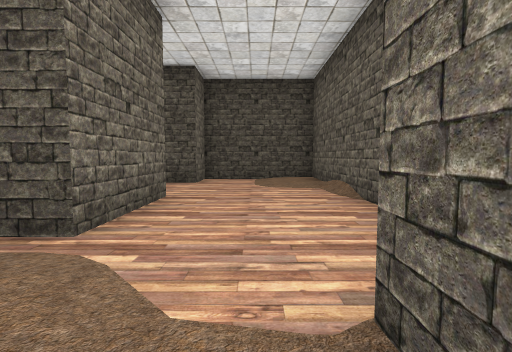
[1] (above)

24 first-person views from a walk through a Unity game level. The camera is 1.2 m above the floor, tilts 4° down and sees 85° across. The floor is counted in squares, 2 m on a side. Each view is taken from the middle of a square. On the plan, view 1 faces up. The plan holds only what a view shows up to about 9 squares ahead; the rest is blank. The player is left out. Some animated figures are left out.

[2]
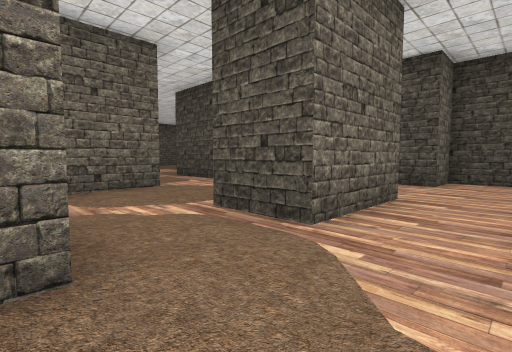

[3]
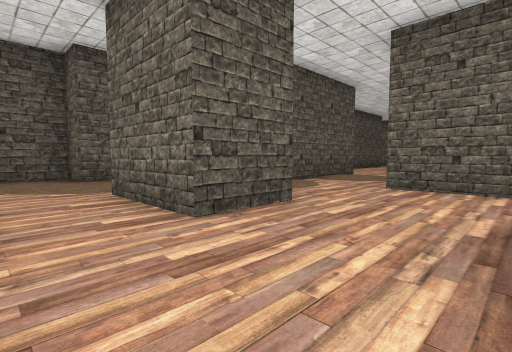

[4]
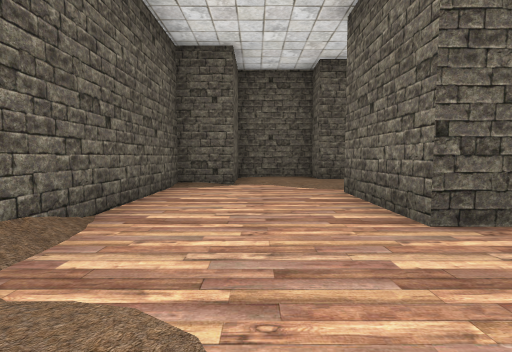

[5]
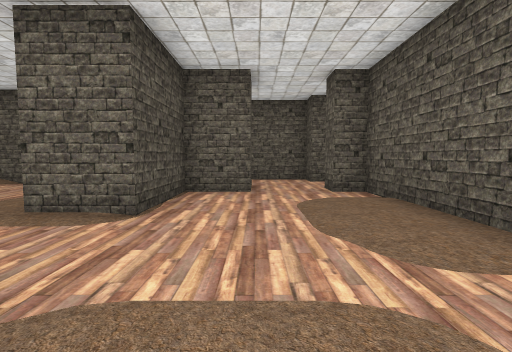

[6]
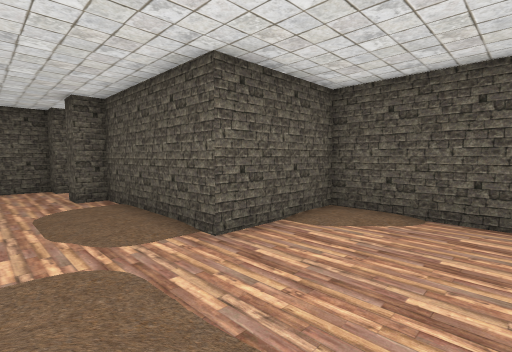

[7]
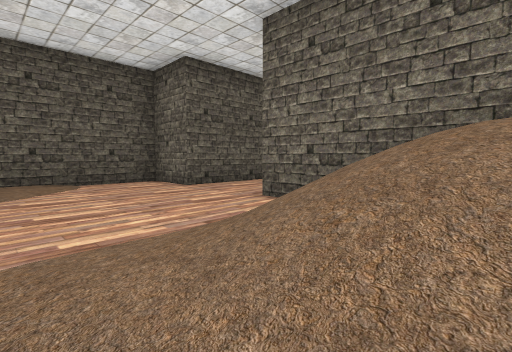

[8]
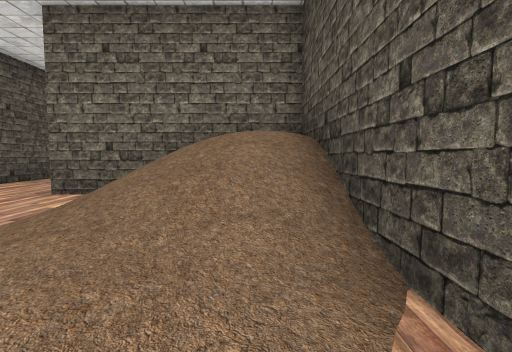

[9]
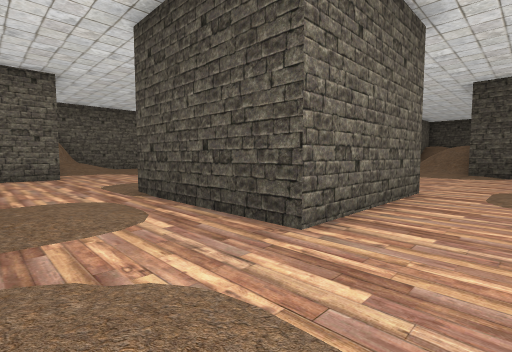

[10]
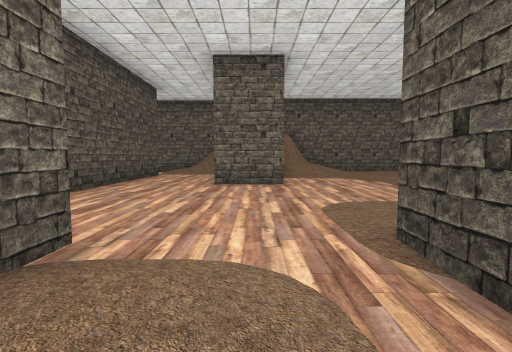

[11]
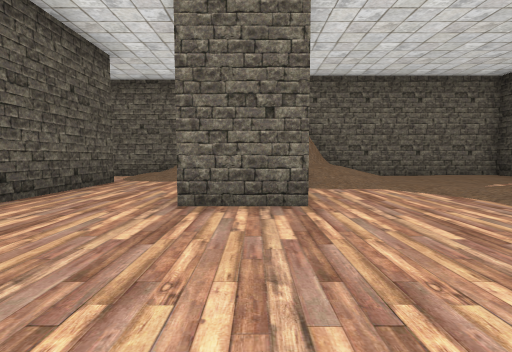

[12]
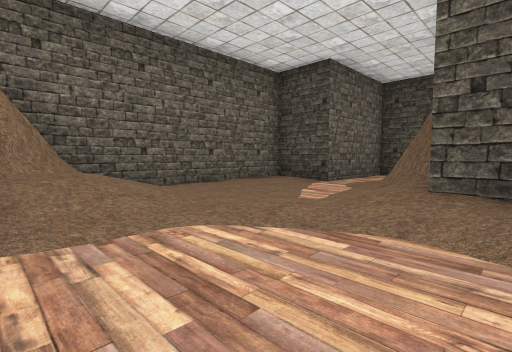

[13]
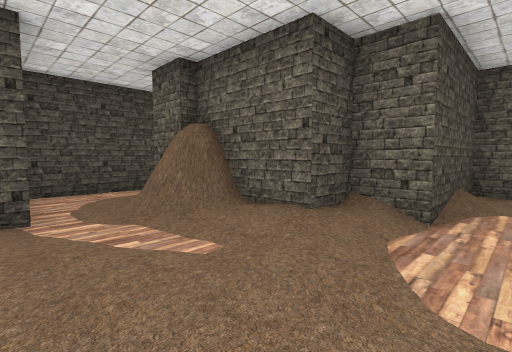

[14]
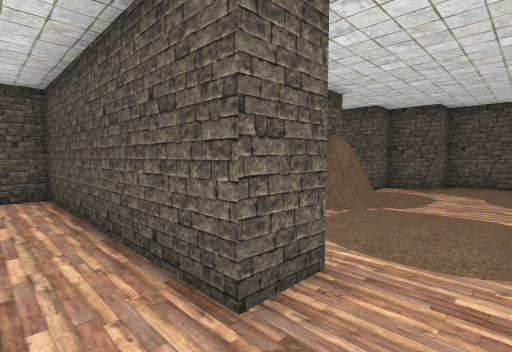

[15]
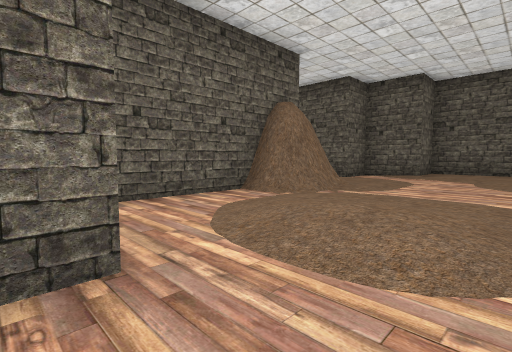

[16]
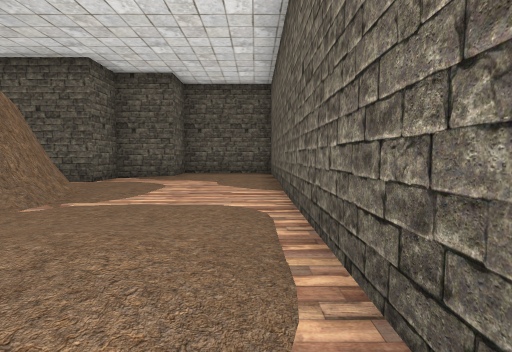

[17]
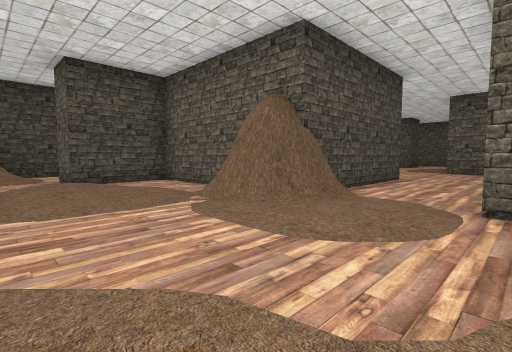

[18]
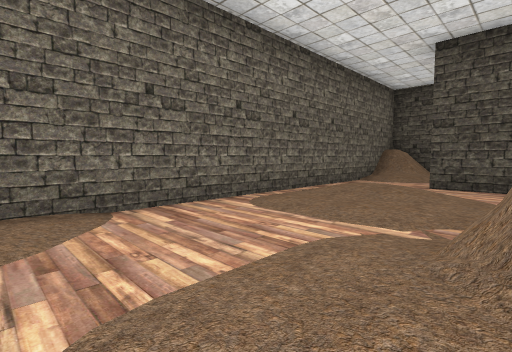

[19]
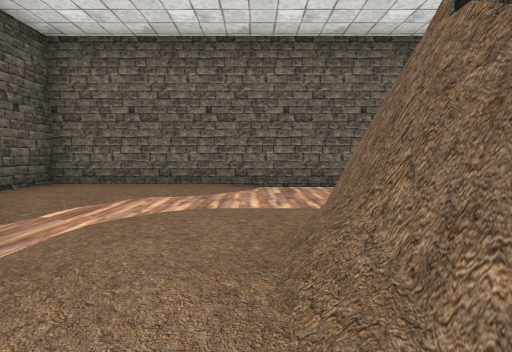

[20]
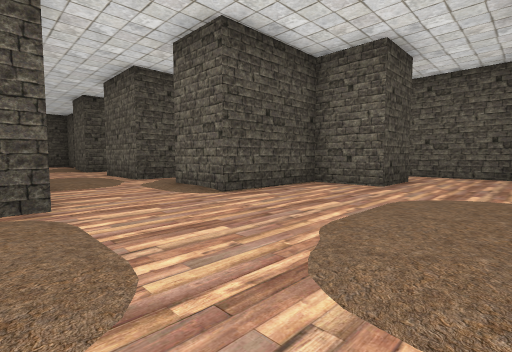

[21]
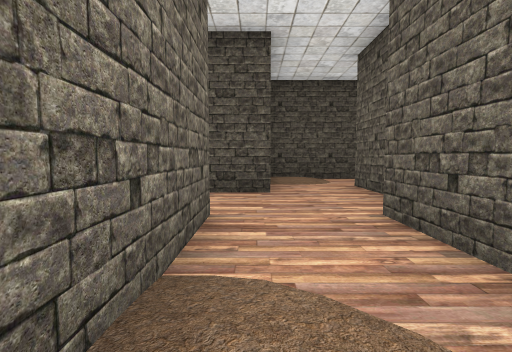

[22]
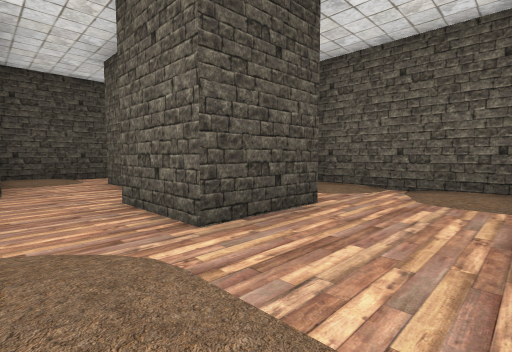

[23]
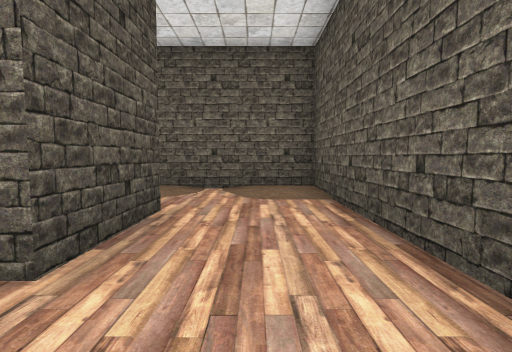

[24]
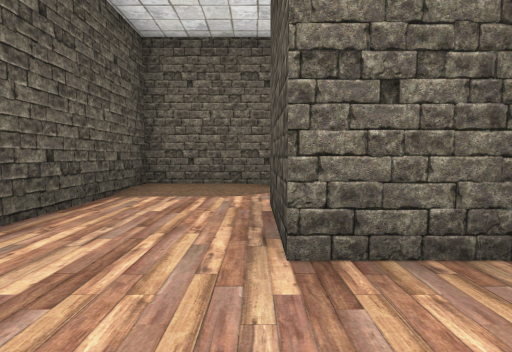

### Floor plan
Key: @ floor where view 1 was taken; # wall or solid block; . main floor; : floor 0.25 m higher than the main floor; + floor 1.75 m higher than the main floor; / step, stairs or slope.
Columns run from 19 left of view 1 to 7 right of it. Each row starts with its distance up from view 1.
 14   #####      .##
 13   #...       ...
 12   #./#       ...
 11  ##./#       ...
 10  #../##      ...
  9  #..//##     ... #####
  8  #..//:#     #.. #...#
  7  #/////####  #.. #...#
  6  #//......#  #.......#
  5  ##/......####.......#
  4  ##  #..........##...#
  3 ######..........##...#
  2 #//.......####.......#
  1 #//.......#  #......####
  0 #..########  #..##.@#...
 -1 #....#   #####..#####..
 -2 #/:/.#   #+///.....##..#
 -3 #//..#   #///..........#
 -4 #...##   #///..........#
 -5 #...######.........#..##  #
 -6 #..../........######..##..#
 -7 #.............#    #......#
 -8 #....#####....#    #......#
 -9 #...##   #....#    #......#
-10 #####    ######    ########

Where each view was taken, in squares from view 1:
view 1: 0 up, 0 right, facing up
view 2: 0 up, 0 right, facing up-left
view 3: 7 up, 0 right, facing down-left
view 4: 7 up, 0 right, facing down
view 5: 3 down, 7 left, facing right
view 6: 3 down, 9 left, facing down-right
view 7: 2 down, 6 left, facing down-left
view 8: 2 down, 5 left, facing left
view 9: 3 up, 4 left, facing up-left
view 10: 4 up, 7 left, facing left
view 11: 4 up, 10 left, facing left
view 12: 5 up, 13 left, facing up-left
view 13: 6 up, 17 left, facing up-right
view 14: 2 up, 18 left, facing down-right
view 15: 0 up, 18 left, facing down-right
view 16: 1 down, 18 left, facing down
view 17: 8 down, 18 left, facing up-right
view 18: 7 down, 15 left, facing up-left
view 19: 6 down, 13 left, facing left
view 20: 5 down, 6 left, facing up-right
view 21: 8 down, 1 right, facing up
view 22: 9 down, 1 right, facing up-right
view 23: 8 down, 1 right, facing right
view 24: 7 down, 6 right, facing left
